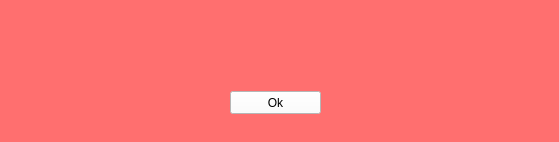
<?xml version="1.0" encoding="UTF-8"?>
<ui version="4.0">
 <class>Form</class>
 <widget class="QWidget" name="Form">
  <property name="geometry">
   <rect>
    <x>0</x>
    <y>0</y>
    <width>559</width>
    <height>142</height>
   </rect>
  </property>
  <property name="minimumSize">
   <size>
    <width>559</width>
    <height>142</height>
   </size>
  </property>
  <property name="maximumSize">
   <size>
    <width>559</width>
    <height>142</height>
   </size>
  </property>
  <property name="windowTitle">
   <string>Form</string>
  </property>
  <property name="styleSheet">
   <string notr="true">background-color: rgb(255, 111, 111);</string>
  </property>
  <widget class="QWidget" name="verticalLayoutWidget_2">
   <property name="geometry">
    <rect>
     <x>10</x>
     <y>10</y>
     <width>531</width>
     <height>124</height>
    </rect>
   </property>
   <layout class="QVBoxLayout" name="verticalLayout_2">
    <property name="leftMargin">
     <number>0</number>
    </property>
    <property name="topMargin">
     <number>0</number>
    </property>
    <property name="rightMargin">
     <number>0</number>
    </property>
    <property name="bottomMargin">
     <number>0</number>
    </property>
    <item>
     <widget class="QLabel" name="lblAlerta">
      <property name="styleSheet">
       <string notr="true">font: 12pt &quot;Arial&quot;;</string>
      </property>
      <property name="text">
       <string/>
      </property>
      <property name="alignment">
       <set>Qt::AlignCenter</set>
      </property>
     </widget>
    </item>
    <item>
     <layout class="QHBoxLayout" name="horizontalLayout_2">
      <property name="spacing">
       <number>6</number>
      </property>
      <property name="leftMargin">
       <number>200</number>
      </property>
      <property name="topMargin">
       <number>20</number>
      </property>
      <property name="rightMargin">
       <number>200</number>
      </property>
      <property name="bottomMargin">
       <number>20</number>
      </property>
      <item>
       <widget class="QPushButton" name="btnOk">
        <property name="minimumSize">
         <size>
          <width>91</width>
          <height>23</height>
         </size>
        </property>
        <property name="maximumSize">
         <size>
          <width>91</width>
          <height>23</height>
         </size>
        </property>
        <property name="styleSheet">
         <string notr="true">background-color: rgb(255, 255, 255);</string>
        </property>
        <property name="text">
         <string>Ok</string>
        </property>
       </widget>
      </item>
     </layout>
    </item>
   </layout>
  </widget>
 </widget>
 <resources/>
 <connections/>
</ui>
